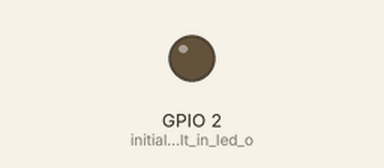
Simulated run of this sketch. Board: ESP8266 (NodeMCU). Shown: output pins drawn as LEDs (lit = HIGH). WiFi joins after 1.5 s; servers stay silent unless stated; uploads are accepted with an empty reply; what the sketch prints to the serial monitor is not drawn.

Above: at 5.6 s.
Timing chart, 0 to 10.6 s (numbered marks = the images above):
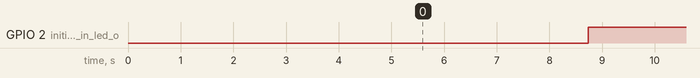

Measured:
- by itself, GPIO 2 (initialize_built_in_led_o): alternates HIGH for 3.2 s and LOW for 3.0 s

The sketch:

NodeMCU-HTTPS.ino
```cpp
/* Code Written by Rishi Tiwari
 *  Website:- https://tricksumo.com
 * Use this file if your hosting provider supports HTTPS (SSL/TLS).
*/


#include <ESP8266WiFi.h>
#include <ESP8266HTTPClient.h>
#include <WiFiClientSecure.h>


#define WIFI_SSID ""            // WIFI SSID here
#define WIFI_PASSWORD ""        // WIFI password here


// Declare global variables which will be uploaded to the server

int val = 1;
int val2 = 99;

String sendval, sendval2, postData;


void setup() {


Serial.begin(115200);
Serial.println("Communication Started \n\n");
delay(1000);


pinMode(LED_BUILTIN, OUTPUT);     // initialize built in led on the board


WiFi.mode(WIFI_STA);
WiFi.begin(WIFI_SSID, WIFI_PASSWORD);                                     //try to connect with wifi
Serial.print("Connecting to ");
Serial.print(WIFI_SSID);
while (WiFi.status() != WL_CONNECTED)
{ Serial.print(".");
    delay(500); }

Serial.println();
Serial.print("Connected to ");
Serial.println(WIFI_SSID);
Serial.print("IP Address is : ");
Serial.println(WiFi.localIP());    //print local IP address

delay(30);
}


void loop() {

HTTPClient http;    // http object of clas HTTPClient
WiFiClientSecure wclient; // wclient object of clas HTTPClient
// Disable SSL certificate validation (not secure, but needed if you don't have certificates)
// wclient.setInsecure();

// Convert integer variables to string
sendval = String(val);
sendval2 = String(val2);


postData = "sendval=" + sendval + "&sendval2=" + sendval2;

http.begin(wclient, "http://example.com/dbwrite.php");
http.addHeader("Content-Type", "application/x-www-form-urlencoded");

int httpCode = http.POST(postData);

// Print status code
Serial.print("HTTP Response Code: ");
Serial.println(httpCode);

// if connection eatablished then do this
if (httpCode == 200) {
  Serial.println("Values uploaded successfully.");
  Serial.println(httpCode);
  String webpage = http.getString();    // Get html webpage output and store it in a string
  Serial.println(webpage + "\n");
}

// if failed to connect then return and restart

else {
  Serial.println(httpCode);
  Serial.println("Failed to upload values. \n");
  http.end();
  return; }


delay(3000);
digitalWrite(LED_BUILTIN, LOW);
delay(3000);
digitalWrite(LED_BUILTIN, HIGH);

val+=1; val2+=10; // Incrementing value of variables


}
```
